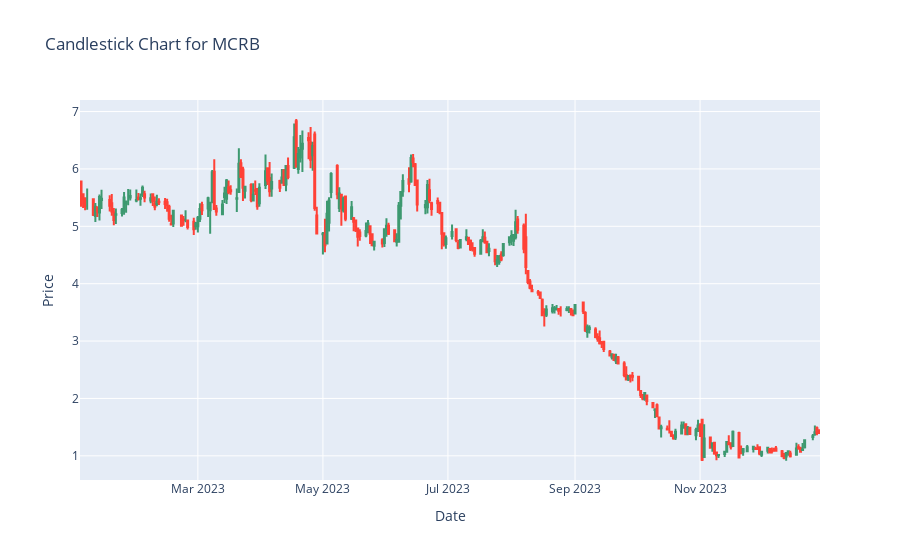

The cell this chart's notebook holds for it:
### Markdown cell above
### Candlestick Chart

### Code cell
import pandas as pd
import plotly.graph_objects as go

# Load your stock price dataset
stock_df = pd.read_csv('all_tickers_data.csv')

# Filter for a specific stock ticker
specific_ticker = 'MCRB'  # Replace with the ticker you are interested in
filtered_data = stock_df[stock_df['Ticker'] == specific_ticker]

# Create the candlestick chart
fig = go.Figure(data=[go.Candlestick(x=filtered_data['Date'],
                open=filtered_data['Open'],
                high=filtered_data['High'],
                low=filtered_data['Low'],
                close=filtered_data['End'])])

fig.update_layout(title=f'Candlestick Chart for {specific_ticker}',
                  xaxis_title='Date',
                  yaxis_title='Price',
                  xaxis_rangeslider_visible=False)
fig.show()

### Figure 1 — Plotly figure (JSON) as saved in the notebook; plotly's stock layout.template omitted (floating-point values rounded to 4 significant figures; data arrays with more than 128 entries replaced by an {"elided": "..."} marker saying what was removed)
{"data": [{"close": {"elided": "250 float values"}, "high": {"elided": "250 float values"}, "low": {"elided": "250 float values"}, "open": {"elided": "250 float values"}, "type": "candlestick", "x": {"elided": "250 str values"}}], "layout": {"title": {"text": "Candlestick Chart for MCRB"}, "xaxis": {"rangeslider": {"visible": false}, "title": {"text": "Date"}}, "yaxis": {"title": {"text": "Price"}}}}
